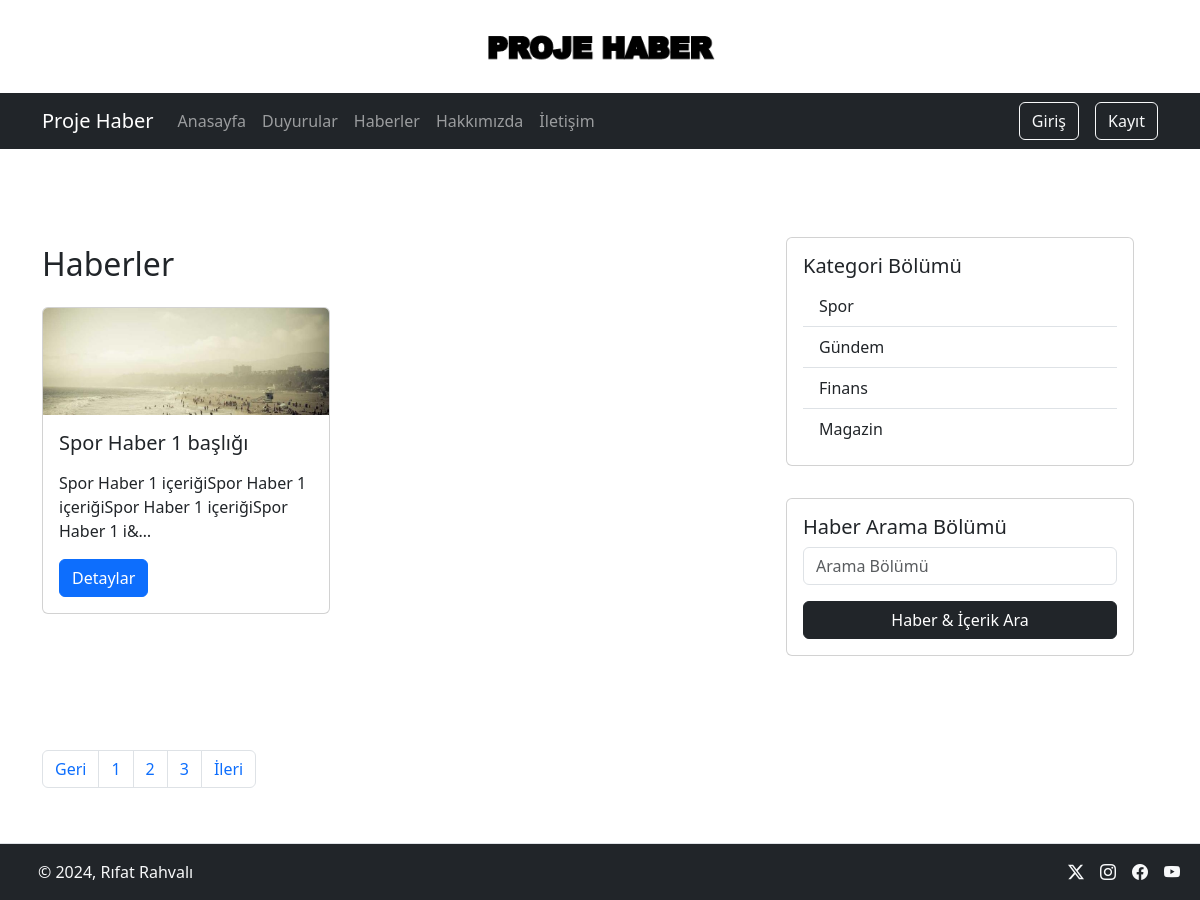
The page /category/spor/ on the database its author committed.
### haber/models.py (models this page shows, shortened)
class News(models.Model):
    title = models.CharField(max_length=200,verbose_name = "Haber Başlığı")
    image = models.ImageField(upload_to='news',verbose_name = "Haber Görseli")
    context = RichTextField(verbose_name = "Haber Makalesi")
    category = models.ForeignKey(Category,on_delete=models.CASCADE,verbose_name = "Haber Kategorisi")
    publishDate = models.DateTimeField(auto_now_add=True)
    tags = models.CharField(max_length=200,verbose_name = "Haber Etiketi")
    views = models.IntegerField(default=0,verbose_name = "Haber Görüntülenme Sayısı")
    slug = models.SlugField(max_length=200,unique=True,blank=True,editable=False)

class Category(models.Model):
    title = models.CharField(max_length=200)
    slug = models.SlugField(max_length=200,unique=True,blank=True,editable=False)

### haber/views.py (the view)
# urls.py: path('category/<slug:slug>/', CategoryDetailView.as_view(),name='category-detail'),
class CategoryDetailView(ListView):
    model = News
    template_name = 'category-details.html'
    context_object_name = 'News'
    def get_queryset(self):
        slug = self.kwargs.get('slug')
        category = Category.objects.get(slug=slug)
        return News.objects.filter(category=category)
    def get_context_data(self, **kwargs):
        context = super().get_context_data(**kwargs)
        context['Categories'] = Category.objects.all()
        return context

### haber/context_processors.py (called while the page is built)
def SettingsList(request):
    context = Settings.objects.first()
    return {'setting' : context}

### templates/category-details.html (shortened to what this page needs)
{% extends "base.html" %}
{% load static %}
{% block content %}
<div class="row mt-4 mb-5">
    <div class="row mt-4 mb-5">
        <div class="col-md-8">
            <div class="row">
                <div class="row mt-4 mb-5">
                    <div class="row">
                        <div class="col-md-12">
                            <h2>Haberler</h2>
                        </div>
                    </div>
                    <div class="row">
                        {% for newsone in News %}
                        <div class="col mt-3 mb-3">
                            <div class="card" style="width: 18rem;">
                                <img src="{% get_media_prefix %}{{ newsone.image }}" class="card-img-top"
                                    alt="Blog Gorsel">
                                <div class="card-body">
                                    <h5 class="card-title">{{ newsone.title }}</h5>
                                    <p class="card-text">
                                        {{newsone.context|safe|truncatechars:100}}
                                    </p>
                                    <a href="{% url 'news-detail' slug=newsone.slug %}" class="btn btn-primary">Detaylar</a>
                                </div>
                            </div>
                        </div>
                        {% endfor %}
                    </div>
                </div>
            </div>
        </div>
        <div class="col-md-4">
            {% include "includes/sidebar.html" %}
        </div>
    </div>
    <div class="row mt-4 mb-5">
        <div class="col-md-12">
            <nav aria-label="Page navigation example">
                <ul class="pagination">
                    <li class="page-item"><a class="page-link" href="#">Geri</a></li>
                    <li class="page-item"><a class="page-link" href="#">1</a></li>
                    <li class="page-item"><a class="page-link" href="#">2</a></li>
                    <li class="page-item"><a class="page-link" href="#">3</a></li>
                    <li class="page-item"><a class="page-link" href="#">İleri</a></li>
                </ul>
            </nav>
        </div>
    </div>
</div>
{% endblock content %}

### templates/includes/sidebar.html
            <div class="row">
                <div class="col mt-3 mb-3">
                    <div class="card">
                        <div class="card-body">
                            <h5 class="card-title">Kategori Bölümü</h5>
                            <ul class="list-group list-group-flush">
                                {% for category in Categories %}
                                <a class="list-group-item" href="{% url 'category-detail' category.slug %}">{{ category.title }}</a>
                                {% endfor %}
                            </ul>
                        </div>
                    </div>
                </div>
            </div>
            <div class="row">
                <div class="col mt-3 mb-3">
                    <div class="card">
                        <div class="card-body">
                            <h5 class="card-title">Haber Arama Bölümü</h5>
                            <form method="get" action=" {% url 'news-search' %} ">
                                <div class="mb-3">
                                    <input type="text" name="q" class="form-control" placeholder="Arama Bölümü">
                                </div>
                                <button type="submit" class="w-100 btn btn-dark">Haber & İçerik Ara</button>
                            </form>
                        </div>
                    </div>
                </div>
            </div>

### rows shown on the page
News: image (picture), title "Spor Haber 1 başlığı", context "Spor Haber 1 içeriğiSpor Haber 1 içeriğiSpor Haber 1 içeriğiSpor Haber 1 i&…"
Category: title "Spor"
Category: title "Gündem"
Category: title "Finans"
Category: title "Magazin"
